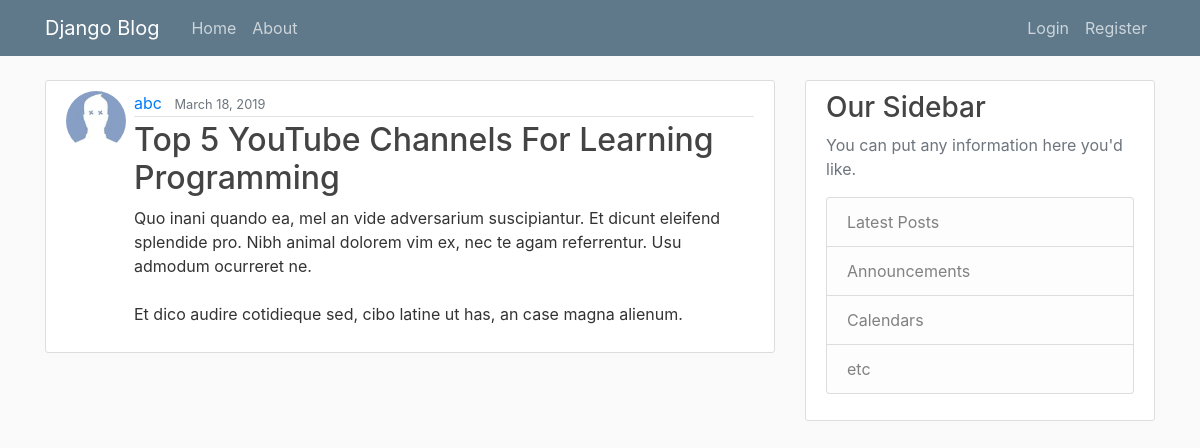
The page /post/31 on the database its author committed.
### blog/models.py (models this page shows, shortened)
class Posts(models.Model):
	title       = models.CharField(max_length=100)
	content     = models.TextField()
	author      = models.ForeignKey(User, on_delete=models.CASCADE)
	date_posted = models.DateTimeField(default=timezone.now)

### users/models.py (models this page shows, shortened)
class Profile(models.Model):
	user = models.OneToOneField(User, on_delete=models.CASCADE)
	image = models.ImageField(default='default.jpg', upload_to='profile_pics')

### blog/views.py (the view)
# urls.py: path('post/<int:pk>', PostDetailView.as_view(), name='post-detail'),
class PostDetailView(DetailView):
	model = Posts

### blog/templates/blog/posts_detail.html (shortened to what this page needs)
{% extends 'blog/base.html' %}
{% block content %}
  <article class="media content-section">
  	<img class="rounded-circle article-image mr-2"
  	     src="{{object.author.profile.image.url }}"
  	     width="60" height="60">
    <div class="media-body">
      <div class="article-metadata">
        <a class="mr-2" href="{% url 'user-posts' object.author.username %}">
        {{ object.author }}</a>
        <small class="text-muted">{{ object.date_posted | date:"F d, Y" }}</small>
      </div>
      <h2 class="article-title">{{ object.title }}</h2>
      <p class="article-content">{{ object.content }}</p>
    </div>
  </article>
{% endblock content %}

### blog/static/blog/main.css (style rules this page uses)
body { background: #fafafa; color: #333333; margin-top: 5rem; }
h1, h2, h3, h4, h5, h6 { color: #444444; }
.content-section { background: #ffffff; padding: 10px 20px; border: 1px solid #dddddd; border-radius: 3px; margin-bottom: 20px; }
.article-title { color: #444444; }
.article-content { white-space: pre-line; }
.article-metadata { padding-bottom: 1px; margin-bottom: 4px; border-bottom: 1px solid #e3e3e3 }

### rows shown on the page
Posts: author.profile.image (placeholder picture), author "abc", date_posted "March 18, 2019", title "Top 5 YouTube Channels For Learning Programming", content "Quo inani quando ea, mel an vide adversarium suscipiantur. Et dicunt eleifend splendide pro. Nibh animal dolorem vim ex, nec te agam referrentur. Usu admodum ocurreret ne. Et dico audire cotidieque sed, cibo latine ut has, an case magna alienum."
